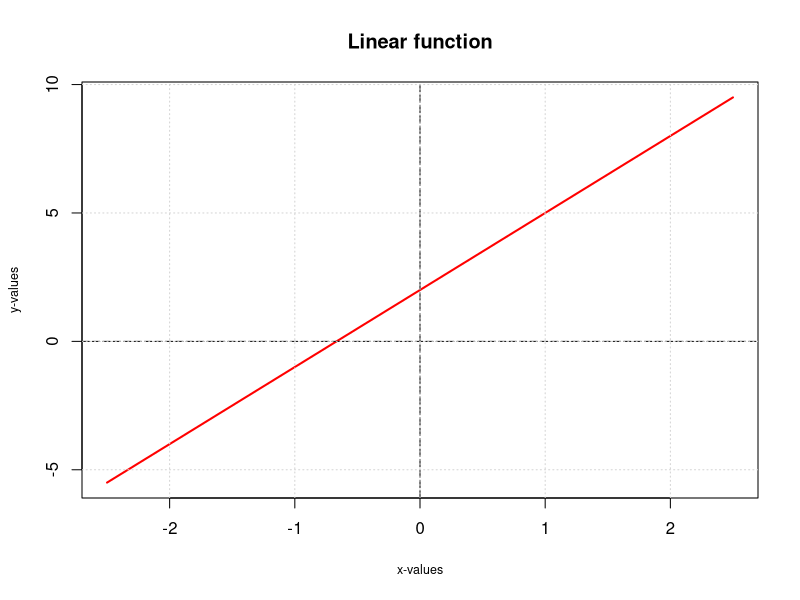
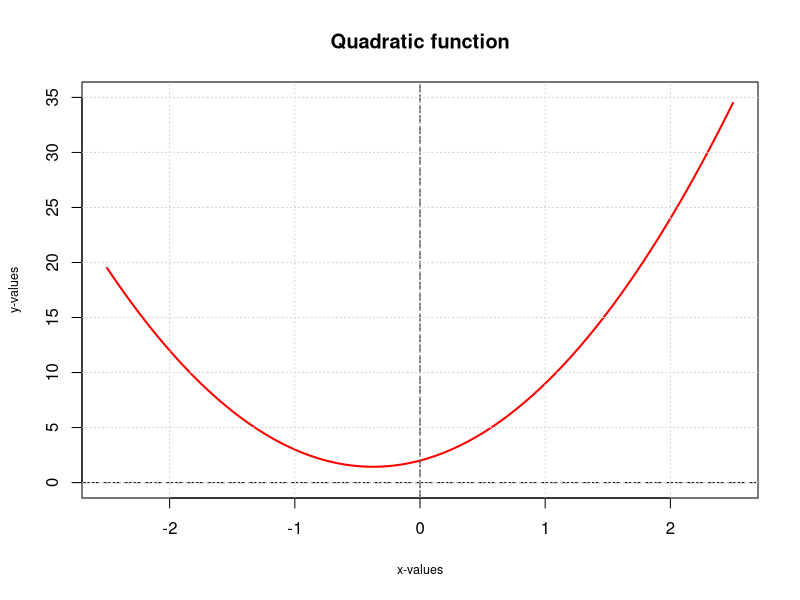
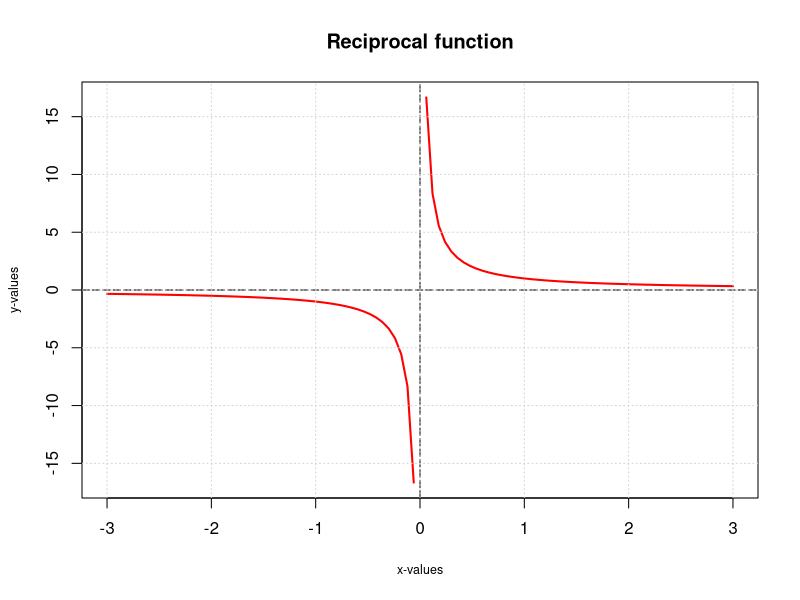
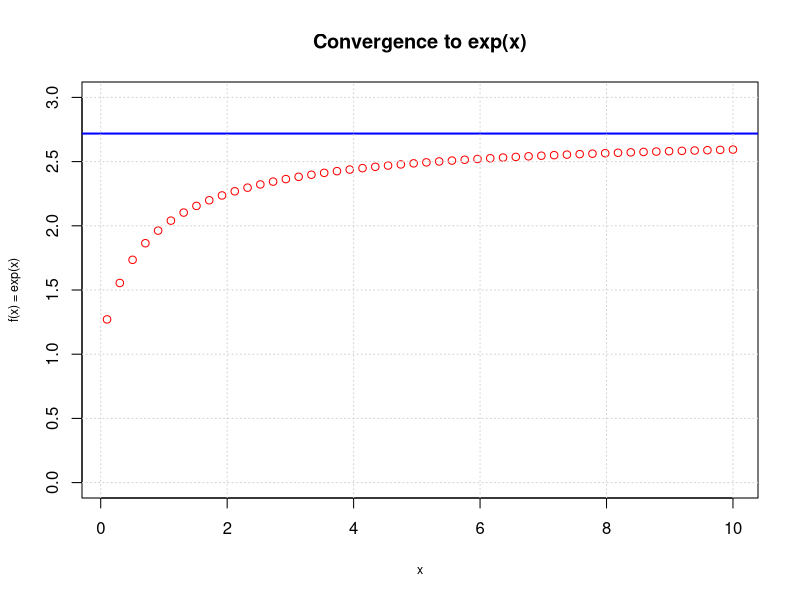
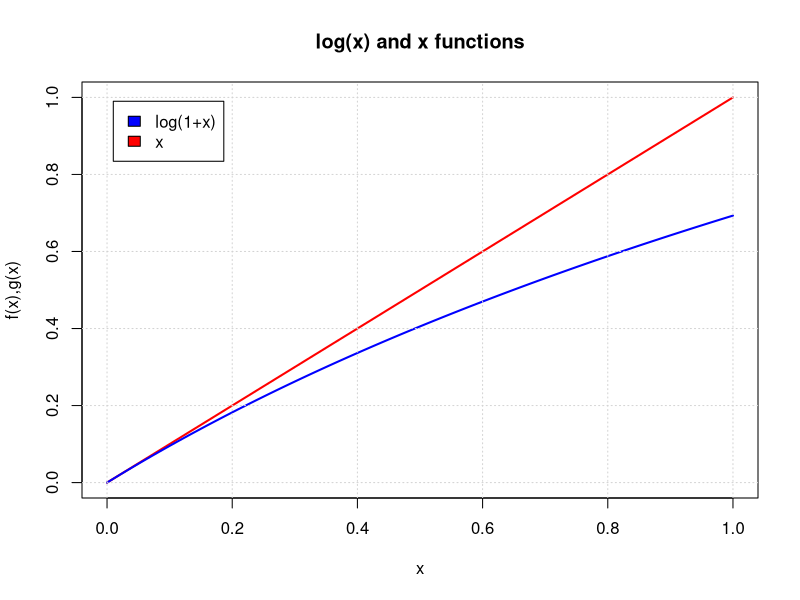
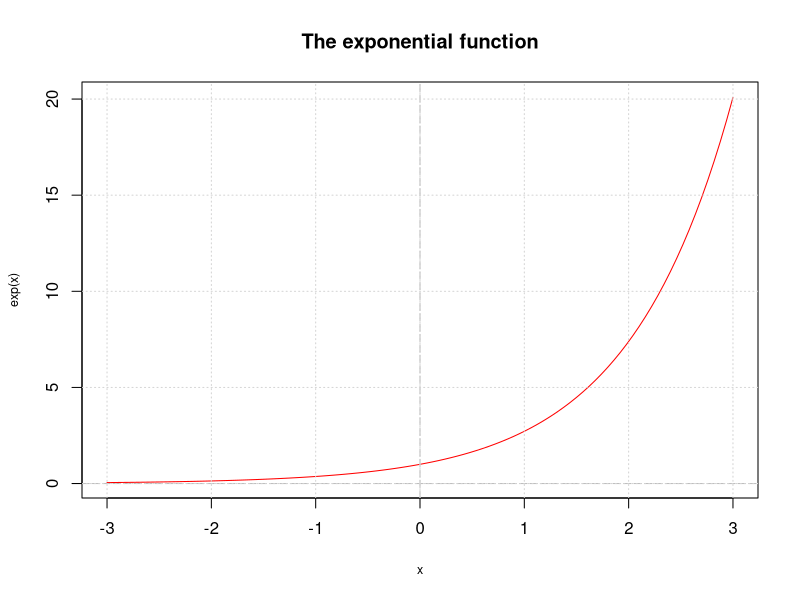
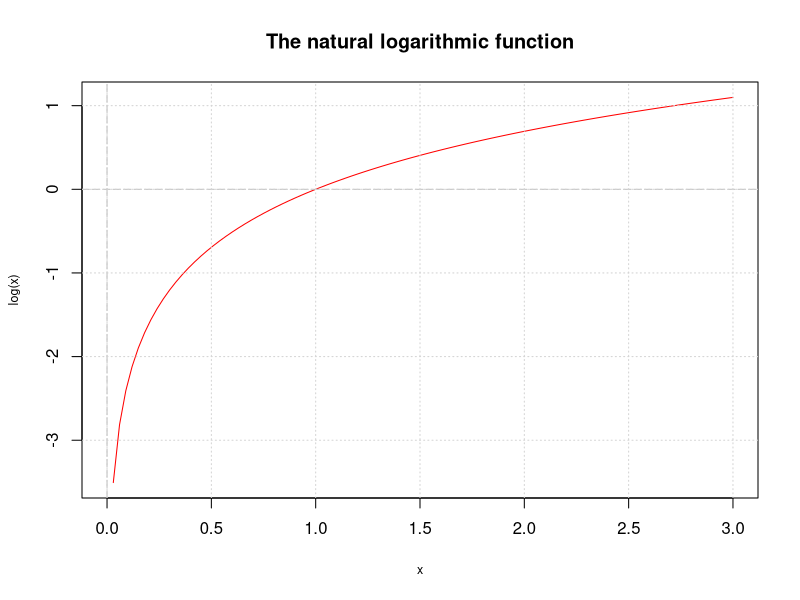
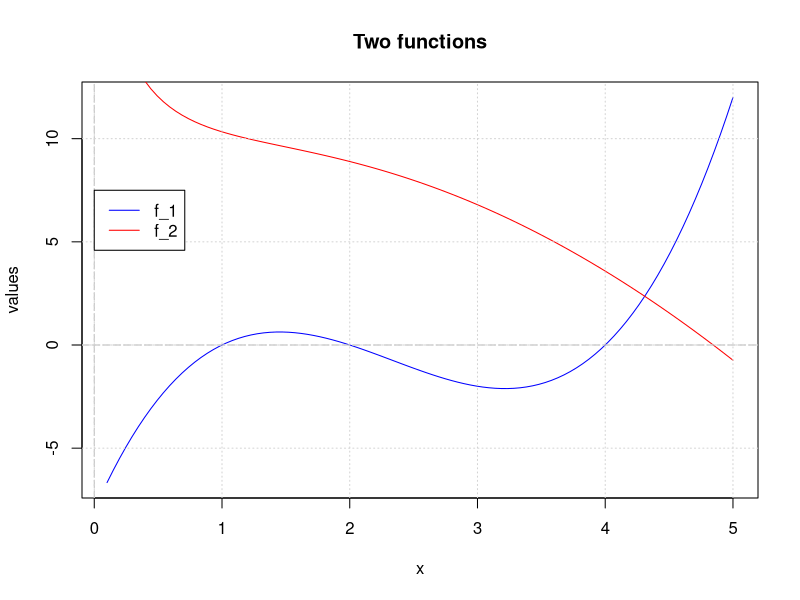

R code for these plots, in order: (Note: this script raises an error after producing the figures.)
#Book I Chapter 1 - Basic Calculus for Finance
#Fig.I.1.1 - linear funcion
f_x <- function(x){
  3 * x + 2
}
curve(f_x, -2.5, 2.5, 
      col = "red", 
      type = "l", 
      lwd = 2, 
      main = "Linear function", 
      xlab = "x-values", ylab = "y-values", cex.lab = 0.75)
abline(h = 0, v = 0, lty = 5, col = "black")
grid()

#Fig.I.1.2 - quadratic funcion
f_x <- function(x){
  4 * x ^ 2 + 3 * x + 2
}
curve(f_x, -2.5, 2.5,
      col = "red", 
      type = "l", 
      lwd = 2, 
      main = "Quadratic function", 
      xlab = "x-values", ylab = "y-values", cex.lab = 0.75,
      ylim = c(0, 35))
abline(h = 0, v = 0, lty = 5, col = "black")
grid()

#Fig.I.1.3 - reciprocal function
f_x <- function(x){
  1 / x
}
curve(f_x, -3, 3,
      col = "red", 
      type = "l", 
      lwd = 2, 
      main = "Reciprocal function", 
      xlab = "x-values", ylab = "y-values", cex.lab = 0.75)
abline(h = 0, v = 0, lty = 5, col = "black")
grid()

#Convergence to e
x <- seq(0.1, 10, len = 50)
conv.exp <- function(x){
  (1 + 1 / x) ^ x
}
plot(x, conv.exp(x), type = "p", col = "red", 
     main = "Convergence to exp(x)",
     xlab = "x", ylab = "f(x) = exp(x)",
     ylim = c(0, 3),
     cex.lab = 0.75
)
abline(h = exp(1), col = "blue", lwd = 2)
grid()

#log(x) and x functions - approximations if x is small
f.x <- function(x) x
f.log <- function(x) log(1+x)
curve(f.x, 0, 1, col = "red", lwd = 2, lty = 1, 
      main = "log(x) and x functions", xlab = "x", ylab = "f(x),g(x)")
curve(f.log, 0, 1, col = "blue", lwd = 2, lty = 1, add = TRUE)
lgnd.txt = c(c("log(1+x)", "x"))
lgnd.col = c("blue", "red")
legend(0.01, 0.99, lgnd.txt, lgnd.col)
grid()

#Fig.I.1.5 - The exponential function
curve(exp, -3, 3,
      main = "The exponential function",
      cex.lab = 0.75, col = "red")
abline(h = 0, v = 0, col = "grey", lty = 5)
grid()

#Fig.I.1.6 - The natural logarithm
curve(log, 0, 3,
      main = "The natural logarithmic function",
      cex.lab = 0.75, col = "red")
abline(h = 0, v = 0, col = "grey", lty = 5)
grid()

#Fig.I.1.8 - Two functions
f_1 <- function(x) {
  x^3 - 7*x^2 + 14*x - 8
}
f_2 <- function(x) {
  10 - 0.5*(x^2) + sqrt(log(1+x^2)) - 4*log(x)/exp(x)
}
curve(f_1, 0.1, 5, col = "blue", 
      main = "Two functions", ylab = "values")
curve(f_2, 0.1, 5, col = "red", add = TRUE)
abline(h = 0, v = 0, lty = 5, col = "grey")
grid()
leg.txt <- c("f_1", "f_2")
legend(0, 7.5, leg.txt, lty = 1, col = c("blue","red"))

#Sec.I.1.3.4 - Stationary points
#define the initial funtion
initF <- function(x){
  x^3 - 7*x^2 + 14*x - 8
}
#calculate (define) the derivative of the initial function
deriv <- function(x){
  3*x^2 - 14*x + 14
}
#plotting procedures
curve(initF, 0, 5,
      main = "Roots of quadratic function", xlab = "x", ylab = "y",
      col = "red", lwd = 2,
      cex.lab = 0.75)
curve(deriv, add = TRUE, col = "green", lty = 2)
abline(h = 0, col = "grey", lty = 4)
#calculate the roots of the derivate (stationary points)
root_1 <- uniroot(deriv, c(0, 3))$root
root_2 <- uniroot(deriv, c(3, 4))$root
points(root_1, 0, col = "dark green")
points(root_2, 0, col = "dark green")
abline(v = root_1, lwd = 1, lty = 4, col = "grey")
abline(v = root_2, lwd = 1, lty = 4, col = "grey")

#Sec.I.1.3.4 - Stationary points
#define the initial funtion
initF <- function(x){
  x^2*log(x)
}
#calculate (define) the derivative of the initial function
fstDeriv <- function(x){
  2*x*log(x) + x
}
sndDeriv <- function(x){
  2*log(x) + 3
}
#plotting procedures
curve(initF, 0, 1.5,
      main = "Finding saddle points", xlab = "x", ylab = "y",
      ylim = c(-1, 1),
      col = "red", lwd = 2,
      cex.lab = 0.75)
curve(fstDeriv, add = TRUE, col = "dark green", lty = 2)
curve(sndDeriv, add = TRUE, col = "green", lty = 2)
abline(h = 0, col = "grey", lty = 4)
#calculate the roots of the derivate (stationary points)
root_1 <- uniroot(deriv, c(0.2, 1))$root
root_2 <- uniroot(deriv, c(3, 4))$root
points(root_1, 0, col = "dark green")
points(root_2, 0, col = "dark green")
abline(v = root_1, lwd = 1, lty = 4, col = "grey")
abline(v = root_2, lwd = 1, lty = 4, col = "grey")

#Sec.I.1.3.5 - Integration (Fig. I.1.9)
f_1 <- function(x) {
  2*x + x^2 
}
curve(f_1, 0, 5,
      main = "The definite integral",
      xlab = "x", ylab = "f(x)",
      cex.lab = 0.75)
grid()
x.rng <- c(2, seq(2,4, len = 100), 4)
y.rng <- c(0, f_1(seq(2,4,len = 100)), 0)
polygon(x.rng, y.rng, col = "grey", border = "grey")

#Sec. I.1.4.2 - Portfolio holdings and portfolio weights
#create asset prices table
years <- 2003:2006
ast1 <- c(100, 125, 80, 120)
ast2 <- c(200, 500, 250, 400)
ass.tbl <- data.frame(years = years, asset1 = ast1, asset2 = ast2)
init.hold <- c(600, 200) #initial unit holdings of asset 1 and asset 2
port.val <- matrix(0, nrow = dim(ass.tbl)[1], ncol = 1)
for (i in 1:dim(ass.tbl)[1])
  port.val[i,1] <- crossprod(as.matrix(ass.tbl[i,2:3]) * init.hold)
#calculate the values and the weights of the portfolio
init.hold

#
f.x <- function(x) x
f.log <- function(x) log(1+x)
curve(f.x, 0, 1, col = "red", lwd = 2, lty = 1, 
      main = "log(x) and x functions", xlab = "x", ylab = "f(x),g(x)")
curve(f.log, 0, 1, col = "blue", lwd = 2, lty = 1, add = TRUE)
lgnd.txt = c(c("log(1+x)", "x"))
lgnd.col = c("blue", "red")
legend(0, 1, lgnd.txt, lgnd.col)